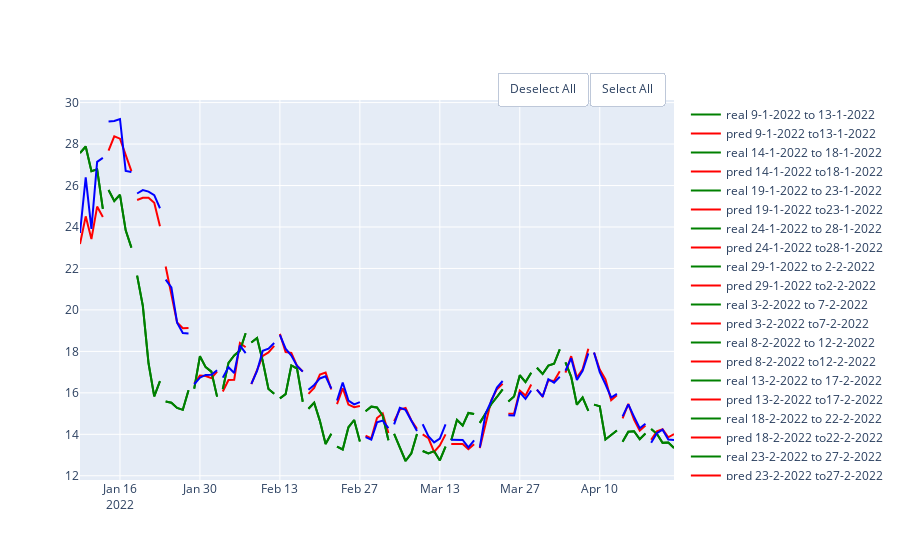

The code cell stored with this chart in its notebook:
### Markdown cell above
## Gradient Boost

### Code cell
gb_mae = GradientBoostingRegressor(random_state = 10 , criterion='mae')
gb_mse = GradientBoostingRegressor(random_state = 10 , criterion='mse')

df = pd.DataFrame(columns = ['MAE', 'MSE','RMSE','R2'], index = ['mae','mse'])
show_results(df, df_link,'close',100,5,gb_mae, gb_mse)

### Figure 1 — Plotly figure (JSON) as saved in the notebook; plotly's stock layout.template omitted (floating-point values rounded to 4 significant figures)
{"data": [{"line": {"color": "green"}, "mode": "lines", "name": "real 9-1-2022 to 13-1-2022", "type": "scatter", "x": ["2022-01-09T00:00:00", "2022-01-10T00:00:00", "2022-01-11T00:00:00", "2022-01-12T00:00:00", "2022-01-13T00:00:00"], "y": [27.57, 27.88, 26.69, 26.78, 24.87]}, {"line": {"color": "red"}, "mode": "lines", "name": "pred 9-1-2022 to13-1-2022", "type": "scatter", "x": ["2022-01-09T00:00:00", "2022-01-10T00:00:00", "2022-01-11T00:00:00", "2022-01-12T00:00:00", "2022-01-13T00:00:00"], "y": [23.18, 24.51, 23.42, 24.99, 24.48]}, {"line": {"color": "green"}, "mode": "lines", "name": "real 14-1-2022 to 18-1-2022", "type": "scatter", "x": ["2022-01-14T00:00:00", "2022-01-15T00:00:00", "2022-01-16T00:00:00", "2022-01-17T00:00:00", "2022-01-18T00:00:00"], "y": [25.78, 25.25, 25.55, 23.84, 23.0]}, {"line": {"color": "red"}, "mode": "lines", "name": "pred 14-1-2022 to18-1-2022", "type": "scatter", "x": ["2022-01-14T00:00:00", "2022-01-15T00:00:00", "2022-01-16T00:00:00", "2022-01-17T00:00:00", "2022-01-18T00:00:00"], "y": [27.69, 28.37, 28.26, 27.42, 26.69]}, {"line": {"color": "green"}, "mode": "lines", "name": "real 19-1-2022 to 23-1-2022", "type": "scatter", "x": ["2022-01-19T00:00:00", "2022-01-20T00:00:00", "2022-01-21T00:00:00", "2022-01-22T00:00:00", "2022-01-23T00:00:00"], "y": [21.65, 20.2, 17.43, 15.83, 16.57]}, {"line": {"color": "red"}, "mode": "lines", "name": "pred 19-1-2022 to23-1-2022", "type": "scatter", "x": ["2022-01-19T00:00:00", "2022-01-20T00:00:00", "2022-01-21T00:00:00", "2022-01-22T00:00:00", "2022-01-23T00:00:00"], "y": [25.3, 25.41, 25.41, 25.17, 24.04]}, {"line": {"color": "green"}, "mode": "lines", "name": "real 24-1-2022 to 28-1-2022", "type": "scatter", "x": ["2022-01-24T00:00:00", "2022-01-25T00:00:00", "2022-01-26T00:00:00", "2022-01-27T00:00:00", "2022-01-28T00:00:00"], "y": [15.58, 15.53, 15.27, 15.18, 16.12]}, {"line": {"color": "red"}, "mode": "lines", "name": "pred 24-1-2022 to28-1-2022", "type": "scatter", "x": ["2022-01-24T00:00:00", "2022-01-25T00:00:00", "2022-01-26T00:00:00", "2022-01-27T00:00:00", "2022-01-28T00:00:00"], "y": [22.1, 20.71, 19.4, 19.12, 19.13]}, {"line": {"color": "green"}, "mode": "lines", "name": "real 29-1-2022 to 2-2-2022", "type": "scatter", "x": ["2022-01-29T00:00:00", "2022-01-30T00:00:00", "2022-01-31T00:00:00", "2022-02-01T00:00:00", "2022-02-02T00:00:00"], "y": [16.21, 17.77, 17.24, 17.02, 15.82]}, {"line": {"color": "red"}, "mode": "lines", "name": "pred 29-1-2022 to2-2-2022", "type": "scatter", "x": ["2022-01-29T00:00:00", "2022-01-30T00:00:00", "2022-01-31T00:00:00", "2022-02-01T00:00:00", "2022-02-02T00:00:00"], "y": [16.45, 16.83, 16.81, 16.71, 17.03]}, {"line": {"color": "green"}, "mode": "lines", "name": "real 3-2-2022 to 7-2-2022", "type": "scatter", "x": ["2022-02-03T00:00:00", "2022-02-04T00:00:00", "2022-02-05T00:00:00", "2022-02-06T00:00:00", "2022-02-07T00:00:00"], "y": [16.18, 17.45, 17.8, 18.04, 18.88]}, {"line": {"color": "red"}, "mode": "lines", "name": "pred 3-2-2022 to7-2-2022", "type": "scatter", "x": ["2022-02-03T00:00:00", "2022-02-04T00:00:00", "2022-02-05T00:00:00", "2022-02-06T00:00:00", "2022-02-07T00:00:00"], "y": [16.07, 16.62, 16.64, 18.41, 18.2]}, {"line": {"color": "green"}, "mode": "lines", "name": "real 8-2-2022 to 12-2-2022", "type": "scatter", "x": ["2022-02-08T00:00:00", "2022-02-09T00:00:00", "2022-02-10T00:00:00", "2022-02-11T00:00:00", "2022-02-12T00:00:00"], "y": [18.43, 18.64, 17.53, 16.18, 15.95]}, {"line": {"color": "red"}, "mode": "lines", "name": "pred 8-2-2022 to12-2-2022", "type": "scatter", "x": ["2022-02-08T00:00:00", "2022-02-09T00:00:00", "2022-02-10T00:00:00", "2022-02-11T00:00:00", "2022-02-12T00:00:00"], "y": [16.42, 17.12, 17.78, 17.95, 18.27]}, {"line": {"color": "green"}, "mode": "lines", "name": "real 13-2-2022 to 17-2-2022", "type": "scatter", "x": ["2022-02-13T00:00:00", "2022-02-14T00:00:00", "2022-02-15T00:00:00", "2022-02-16T00:00:00", "2022-02-17T00:00:00"], "y": [15.74, 15.94, 17.32, 17.17, 15.57]}, {"line": {"color": "red"}, "mode": "lines", "name": "pred 13-2-2022 to17-2-2022", "type": "scatter", "x": ["2022-02-13T00:00:00", "2022-02-14T00:00:00", "2022-02-15T00:00:00", "2022-02-16T00:00:00", "2022-02-17T00:00:00"], "y": [18.85, 17.97, 17.93, 17.3, 17.03]}, {"line": {"color": "green"}, "mode": "lines", "name": "real 18-2-2022 to 22-2-2022", "type": "scatter", "x": ["2022-02-18T00:00:00", "2022-02-19T00:00:00", "2022-02-20T00:00:00", "2022-02-21T00:00:00", "2022-02-22T00:00:00"], "y": [15.23, 15.52, 14.65, 13.54, 14.03]}, {"line": {"color": "red"}, "mode": "lines", "name": "pred 18-2-2022 to22-2-2022", "type": "scatter", "x": ["2022-02-18T00:00:00", "2022-02-19T00:00:00", "2022-02-20T00:00:00", "2022-02-21T00:00:00", "2022-02-22T00:00:00"], "y": [15.95, 16.24, 16.88, 16.98, 16.16]}, {"line": {"color": "green"}, "mode": "lines", "name": "real 23-2-2022 to 27-2-2022", "type": "scatter", "x": ["2022-02-23T00:00:00", "2022-02-24T00:00:00", "2022-02-25T00:00:00", "2022-02-26T00:00:00", "2022-02-27T00:00:00"], "y": [13.41, 13.27, 14.34, 14.69, 13.65]}, {"line": {"color": "red"}, "mode": "lines", "name": "pred 23-2-2022 to27-2-2022", "type": "scatter", "x": ["2022-02-23T00:00:00", "2022-02-24T00:00:00", "2022-02-25T00:00:00", "2022-02-26T00:00:00", "2022-02-27T00:00:00"], "y": [15.45, 16.22, 15.44, 15.3, 15.36]}, {"line": {"color": "green"}, "mode": "lines", "name": "real 28-2-2022 to 4-3-2022", "type": "scatter", "x": ["2022-02-28T00:00:00", "2022-03-01T00:00:00", "2022-03-02T00:00:00", "2022-03-03T00:00:00", "2022-03-04T00:00:00"], "y": [15.12, 15.33, 15.29, 14.9, 13.71]}, {"line": {"color": "red"}, "mode": "lines", "name": "pred 28-2-2022 to4-3-2022", "type": "scatter", "x": ["2022-02-28T00:00:00", "2022-03-01T00:00:00", "2022-03-02T00:00:00", "2022-03-03T00:00:00", "2022-03-04T00:00:00"], "y": [13.93, 13.8, 14.78, 15.01, 14.06]}, {"line": {"color": "green"}, "mode": "lines", "name": "real 5-3-2022 to 9-3-2022", "type": "scatter", "x": ["2022-03-05T00:00:00", "2022-03-06T00:00:00", "2022-03-07T00:00:00", "2022-03-08T00:00:00", "2022-03-09T00:00:00"], "y": [14.02, 13.34, 12.71, 13.08, 14.02]}, {"line": {"color": "red"}, "mode": "lines", "name": "pred 5-3-2022 to9-3-2022", "type": "scatter", "x": ["2022-03-05T00:00:00", "2022-03-06T00:00:00", "2022-03-07T00:00:00", "2022-03-08T00:00:00", "2022-03-09T00:00:00"], "y": [14.64, 15.2, 15.27, 14.68, 14.26]}, {"line": {"color": "green"}, "mode": "lines", "name": "real 10-3-2022 to 14-3-2022", "type": "scatter", "x": ["2022-03-10T00:00:00", "2022-03-11T00:00:00", "2022-03-12T00:00:00", "2022-03-13T00:00:00", "2022-03-14T00:00:00"], "y": [13.2, 13.08, 13.19, 12.74, 13.4]}, {"line": {"color": "red"}, "mode": "lines", "name": "pred 10-3-2022 to14-3-2022", "type": "scatter", "x": ["2022-03-10T00:00:00", "2022-03-11T00:00:00", "2022-03-12T00:00:00", "2022-03-13T00:00:00", "2022-03-14T00:00:00"], "y": [14.0, 13.82, 13.15, 13.46, 14.0]}, {"line": {"color": "green"}, "mode": "lines", "name": "real 15-3-2022 to 19-3-2022", "type": "scatter", "x": ["2022-03-15T00:00:00", "2022-03-16T00:00:00", "2022-03-17T00:00:00", "2022-03-18T00:00:00", "2022-03-19T00:00:00"], "y": [13.71, 14.7, 14.42, 15.03, 14.98]}, {"line": {"color": "red"}, "mode": "lines", "name": "pred 15-3-2022 to19-3-2022", "type": "scatter", "x": ["2022-03-15T00:00:00", "2022-03-16T00:00:00", "2022-03-17T00:00:00", "2022-03-18T00:00:00", "2022-03-19T00:00:00"], "y": [13.54, 13.52, 13.54, 13.29, 13.52]}, {"line": {"color": "green"}, "mode": "lines", "name": "real 20-3-2022 to 24-3-2022", "type": "scatter", "x": ["2022-03-20T00:00:00", "2022-03-21T00:00:00", "2022-03-22T00:00:00", "2022-03-23T00:00:00", "2022-03-24T00:00:00"], "y": [14.55, 15.01, 15.45, 15.8, 16.17]}, {"line": {"color": "red"}, "mode": "lines", "name": "pred 20-3-2022 to24-3-2022", "type": "scatter", "x": ["2022-03-20T00:00:00", "2022-03-21T00:00:00", "2022-03-22T00:00:00", "2022-03-23T00:00:00", "2022-03-24T00:00:00"], "y": [13.33, 14.47, 15.63, 16.18, 16.44]}, {"line": {"color": "green"}, "mode": "lines", "name": "real 25-3-2022 to 29-3-2022", "type": "scatter", "x": ["2022-03-25T00:00:00", "2022-03-26T00:00:00", "2022-03-27T00:00:00", "2022-03-28T00:00:00", "2022-03-29T00:00:00"], "y": [15.58, 15.82, 16.85, 16.52, 16.97]}, {"line": {"color": "red"}, "mode": "lines", "name": "pred 25-3-2022 to29-3-2022", "type": "scatter", "x": ["2022-03-25T00:00:00", "2022-03-26T00:00:00", "2022-03-27T00:00:00", "2022-03-28T00:00:00", "2022-03-29T00:00:00"], "y": [14.99, 15.0, 16.11, 15.87, 16.4]}, {"line": {"color": "green"}, "mode": "lines", "name": "real 30-3-2022 to 3-4-2022", "type": "scatter", "x": ["2022-03-30T00:00:00", "2022-03-31T00:00:00", "2022-04-01T00:00:00", "2022-04-02T00:00:00", "2022-04-03T00:00:00"], "y": [17.21, 16.91, 17.31, 17.4, 18.09]}, {"line": {"color": "red"}, "mode": "lines", "name": "pred 30-3-2022 to3-4-2022", "type": "scatter", "x": ["2022-03-30T00:00:00", "2022-03-31T00:00:00", "2022-04-01T00:00:00", "2022-04-02T00:00:00", "2022-04-03T00:00:00"], "y": [16.15, 15.83, 16.61, 16.58, 17.04]}, {"line": {"color": "green"}, "mode": "lines", "name": "real 4-4-2022 to 8-4-2022", "type": "scatter", "x": ["2022-04-04T00:00:00", "2022-04-05T00:00:00", "2022-04-06T00:00:00", "2022-04-07T00:00:00", "2022-04-08T00:00:00"], "y": [17.47, 16.77, 15.43, 15.78, 15.14]}, {"line": {"color": "red"}, "mode": "lines", "name": "pred 4-4-2022 to8-4-2022", "type": "scatter", "x": ["2022-04-04T00:00:00", "2022-04-05T00:00:00", "2022-04-06T00:00:00", "2022-04-07T00:00:00", "2022-04-08T00:00:00"], "y": [16.98, 17.77, 16.74, 17.14, 18.12]}, {"line": {"color": "green"}, "mode": "lines", "name": "real 9-4-2022 to 13-4-2022", "type": "scatter", "x": ["2022-04-09T00:00:00", "2022-04-10T00:00:00", "2022-04-11T00:00:00", "2022-04-12T00:00:00", "2022-04-13T00:00:00"], "y": [15.43, 15.35, 13.75, 13.97, 14.18]}, {"line": {"color": "red"}, "mode": "lines", "name": "pred 9-4-2022 to13-4-2022", "type": "scatter", "x": ["2022-04-09T00:00:00", "2022-04-10T00:00:00", "2022-04-11T00:00:00", "2022-04-12T00:00:00", "2022-04-13T00:00:00"], "y": [17.94, 17.13, 16.65, 15.65, 15.89]}, {"line": {"color": "green"}, "mode": "lines", "name": "real 14-4-2022 to 18-4-2022", "type": "scatter", "x": ["2022-04-14T00:00:00", "2022-04-15T00:00:00", "2022-04-16T00:00:00", "2022-04-17T00:00:00", "2022-04-18T00:00:00"], "y": [13.65, 14.12, 14.15, 13.76, 14.04]}, {"line": {"color": "red"}, "mode": "lines", "name": "pred 14-4-2022 to18-4-2022", "type": "scatter", "x": ["2022-04-14T00:00:00", "2022-04-15T00:00:00", "2022-04-16T00:00:00", "2022-04-17T00:00:00", "2022-04-18T00:00:00"], "y": [14.77, 15.47, 14.71, 14.18, 14.42]}, {"line": {"color": "green"}, "mode": "lines", "name": "real 19-4-2022 to 23-4-2022", "type": "scatter", "x": ["2022-04-19T00:00:00", "2022-04-20T00:00:00", "2022-04-21T00:00:00", "2022-04-22T00:00:00", "2022-04-23T00:00:00"], "y": [14.26, 14.02, 13.59, 13.61, 13.34]}, {"line": {"color": "red"}, "mode": "lines", "name": "pred 19-4-2022 to23-4-2022", "type": "scatter", "x": ["2022-04-19T00:00:00", "2022-04-20T00:00:00", "2022-04-21T00:00:00", "2022-04-22T00:00:00", "2022-04-23T00:00:00"], "y": [13.74, 14.14, 14.24, 13.86, 14.01]}, {"line": {"color": "green"}, "mode": "lines", "name": "real 9-1-2022 to 13-1-2022", "type": "scatter", "x": ["2022-01-09T00:00:00", "2022-01-10T00:00:00", "2022-01-11T00:00:00", "2022-01-12T00:00:00", "2022-01-13T00:00:00"], "y": [27.57, 27.88, 26.69, 26.78, 24.87]}, {"line": {"color": "blue"}, "mode": "lines", "name": "pred 9-1-2022 to13-1-2022", "type": "scatter", "x": ["2022-01-09T00:00:00", "2022-01-10T00:00:00", "2022-01-11T00:00:00", "2022-01-12T00:00:00", "2022-01-13T00:00:00"], "y": [23.71, 26.39, 23.91, 27.14, 27.33]}, {"line": {"color": "green"}, "mode": "lines", "name": "real 14-1-2022 to 18-1-2022", "type": "scatter", "x": ["2022-01-14T00:00:00", "2022-01-15T00:00:00", "2022-01-16T00:00:00", "2022-01-17T00:00:00", "2022-01-18T00:00:00"], "y": [25.78, 25.25, 25.55, 23.84, 23.0]}, {"line": {"color": "blue"}, "mode": "lines", "name": "pred 14-1-2022 to18-1-2022", "type": "scatter", "x": ["2022-01-14T00:00:00", "2022-01-15T00:00:00", "2022-01-16T00:00:00", "2022-01-17T00:00:00", "2022-01-18T00:00:00"], "y": [29.09, 29.11, 29.21, 26.71, 26.65]}, {"line": {"color": "green"}, "mode": "lines", "name": "real 19-1-2022 to 23-1-2022", "type": "scatter", "x": ["2022-01-19T00:00:00", "2022-01-20T00:00:00", "2022-01-21T00:00:00", "2022-01-22T00:00:00", "2022-01-23T00:00:00"], "y": [21.65, 20.2, 17.43, 15.83, 16.57]}, {"line": {"color": "blue"}, "mode": "lines", "name": "pred 19-1-2022 to23-1-2022", "type": "scatter", "x": ["2022-01-19T00:00:00", "2022-01-20T00:00:00", "2022-01-21T00:00:00", "2022-01-22T00:00:00", "2022-01-23T00:00:00"], "y": [25.62, 25.78, 25.71, 25.53, 24.9]}, {"line": {"color": "green"}, "mode": "lines", "name": "real 24-1-2022 to 28-1-2022", "type": "scatter", "x": ["2022-01-24T00:00:00", "2022-01-25T00:00:00", "2022-01-26T00:00:00", "2022-01-27T00:00:00", "2022-01-28T00:00:00"], "y": [15.58, 15.53, 15.27, 15.18, 16.12]}, {"line": {"color": "blue"}, "mode": "lines", "name": "pred 24-1-2022 to28-1-2022", "type": "scatter", "x": ["2022-01-24T00:00:00", "2022-01-25T00:00:00", "2022-01-26T00:00:00", "2022-01-27T00:00:00", "2022-01-28T00:00:00"], "y": [21.47, 21.09, 19.38, 18.89, 18.87]}, {"line": {"color": "green"}, "mode": "lines", "name": "real 29-1-2022 to 2-2-2022", "type": "scatter", "x": ["2022-01-29T00:00:00", "2022-01-30T00:00:00", "2022-01-31T00:00:00", "2022-02-01T00:00:00", "2022-02-02T00:00:00"], "y": [16.21, 17.77, 17.24, 17.02, 15.82]}, {"line": {"color": "blue"}, "mode": "lines", "name": "pred 29-1-2022 to2-2-2022", "type": "scatter", "x": ["2022-01-29T00:00:00", "2022-01-30T00:00:00", "2022-01-31T00:00:00", "2022-02-01T00:00:00", "2022-02-02T00:00:00"], "y": [16.41, 16.73, 16.87, 16.87, 17.09]}, {"line": {"color": "green"}, "mode": "lines", "name": "real 3-2-2022 to 7-2-2022", "type": "scatter", "x": ["2022-02-03T00:00:00", "2022-02-04T00:00:00", "2022-02-05T00:00:00", "2022-02-06T00:00:00", "2022-02-07T00:00:00"], "y": [16.18, 17.45, 17.8, 18.04, 18.88]}, {"line": {"color": "blue"}, "mode": "lines", "name": "pred 3-2-2022 to7-2-2022", "type": "scatter", "x": ["2022-02-03T00:00:00", "2022-02-04T00:00:00", "2022-02-05T00:00:00", "2022-02-06T00:00:00", "2022-02-07T00:00:00"], "y": [16.73, 17.24, 16.96, 18.29, 17.92]}, {"line": {"color": "green"}, "mode": "lines", "name": "real 8-2-2022 to 12-2-2022", "type": "scatter", "x": ["2022-02-08T00:00:00", "2022-02-09T00:00:00", "2022-02-10T00:00:00", "2022-02-11T00:00:00", "2022-02-12T00:00:00"], "y": [18.43, 18.64, 17.53, 16.18, 15.95]}, {"line": {"color": "blue"}, "mode": "lines", "name": "pred 8-2-2022 to12-2-2022", "type": "scatter", "x": ["2022-02-08T00:00:00", "2022-02-09T00:00:00", "2022-02-10T00:00:00", "2022-02-11T00:00:00", "2022-02-12T00:00:00"], "y": [16.44, 17.05, 18.03, 18.13, 18.4]}, {"line": {"color": "green"}, "mode": "lines", "name": "real 13-2-2022 to 17-2-2022", "type": "scatter", "x": ["2022-02-13T00:00:00", "2022-02-14T00:00:00", "2022-02-15T00:00:00", "2022-02-16T00:00:00", "2022-02-17T00:00:00"], "y": [15.74, 15.94, 17.32, 17.17, 15.57]}, {"line": {"color": "blue"}, "mode": "lines", "name": "pred 13-2-2022 to17-2-2022", "type": "scatter", "x": ["2022-02-13T00:00:00", "2022-02-14T00:00:00", "2022-02-15T00:00:00", "2022-02-16T00:00:00", "2022-02-17T00:00:00"], "y": [18.79, 18.13, 17.8, 17.3, 17.02]}, {"line": {"color": "green"}, "mode": "lines", "name": "real 18-2-2022 to 22-2-2022", "type": "scatter", "x": ["2022-02-18T00:00:00", "2022-02-19T00:00:00", "2022-02-20T00:00:00", "2022-02-21T00:00:00", "2022-02-22T00:00:00"], "y": [15.23, 15.52, 14.65, 13.54, 14.03]}, {"line": {"color": "blue"}, "mode": "lines", "name": "pred 18-2-2022 to22-2-2022", "type": "scatter", "x": ["2022-02-18T00:00:00", "2022-02-19T00:00:00", "2022-02-20T00:00:00", "2022-02-21T00:00:00", "2022-02-22T00:00:00"], "y": [16.15, 16.38, 16.69, 16.8, 16.21]}, {"line": {"color": "green"}, "mode": "lines", "name": "real 23-2-2022 to 27-2-2022", "type": "scatter", "x": ["2022-02-23T00:00:00", "2022-02-24T00:00:00", "2022-02-25T00:00:00", "2022-02-26T00:00:00", "2022-02-27T00:00:00"], "y": [13.41, 13.27, 14.34, 14.69, 13.65]}, {"line": {"color": "blue"}, "mode": "lines", "name": "pred 23-2-2022 to27-2-2022", "type": "scatter", "x": ["2022-02-23T00:00:00", "2022-02-24T00:00:00", "2022-02-25T00:00:00", "2022-02-26T00:00:00", "2022-02-27T00:00:00"], "y": [15.63, 16.5, 15.63, 15.44, 15.55]}, {"line": {"color": "green"}, "mode": "lines", "name": "real 28-2-2022 to 4-3-2022", "type": "scatter", "x": ["2022-02-28T00:00:00", "2022-03-01T00:00:00", "2022-03-02T00:00:00", "2022-03-03T00:00:00", "2022-03-04T00:00:00"], "y": [15.12, 15.33, 15.29, 14.9, 13.71]}, {"line": {"color": "blue"}, "mode": "lines", "name": "pred 28-2-2022 to4-3-2022", "type": "scatter", "x": ["2022-02-28T00:00:00", "2022-03-01T00:00:00", "2022-03-02T00:00:00", "2022-03-03T00:00:00", "2022-03-04T00:00:00"], "y": [13.86, 13.74, 14.58, 14.66, 14.29]}, {"line": {"color": "green"}, "mode": "lines", "name": "real 5-3-2022 to 9-3-2022", "type": "scatter", "x": ["2022-03-05T00:00:00", "2022-03-06T00:00:00", "2022-03-07T00:00:00", "2022-03-08T00:00:00", "2022-03-09T00:00:00"], "y": [14.02, 13.34, 12.71, 13.08, 14.02]}, {"line": {"color": "blue"}, "mode": "lines", "name": "pred 5-3-2022 to9-3-2022", "type": "scatter", "x": ["2022-03-05T00:00:00", "2022-03-06T00:00:00", "2022-03-07T00:00:00", "2022-03-08T00:00:00", "2022-03-09T00:00:00"], "y": [14.48, 15.28, 15.18, 14.64, 14.16]}, {"line": {"color": "green"}, "mode": "lines", "name": "real 10-3-2022 to 14-3-2022", "type": "scatter", "x": ["2022-03-10T00:00:00", "2022-03-11T00:00:00", "2022-03-12T00:00:00", "2022-03-13T00:00:00", "2022-03-14T00:00:00"], "y": [13.2, 13.08, 13.19, 12.74, 13.4]}, {"line": {"color": "blue"}, "mode": "lines", "name": "pred 10-3-2022 to14-3-2022", "type": "scatter", "x": ["2022-03-10T00:00:00", "2022-03-11T00:00:00", "2022-03-12T00:00:00", "2022-03-13T00:00:00", "2022-03-14T00:00:00"], "y": [14.49, 13.91, 13.61, 13.79, 14.48]}, {"line": {"color": "green"}, "mode": "lines", "name": "real 15-3-2022 to 19-3-2022", "type": "scatter", "x": ["2022-03-15T00:00:00", "2022-03-16T00:00:00", "2022-03-17T00:00:00", "2022-03-18T00:00:00", "2022-03-19T00:00:00"], "y": [13.71, 14.7, 14.42, 15.03, 14.98]}, {"line": {"color": "blue"}, "mode": "lines", "name": "pred 15-3-2022 to19-3-2022", "type": "scatter", "x": ["2022-03-15T00:00:00", "2022-03-16T00:00:00", "2022-03-17T00:00:00", "2022-03-18T00:00:00", "2022-03-19T00:00:00"], "y": [13.73, 13.72, 13.73, 13.37, 13.7]}, {"line": {"color": "green"}, "mode": "lines", "name": "real 20-3-2022 to 24-3-2022", "type": "scatter", "x": ["2022-03-20T00:00:00", "2022-03-21T00:00:00", "2022-03-22T00:00:00", "2022-03-23T00:00:00", "2022-03-24T00:00:00"], "y": [14.55, 15.01, 15.45, 15.8, 16.17]}, {"line": {"color": "blue"}, "mode": "lines", "name": "pred 20-3-2022 to24-3-2022", "type": "scatter", "x": ["2022-03-20T00:00:00", "2022-03-21T00:00:00", "2022-03-22T00:00:00", "2022-03-23T00:00:00", "2022-03-24T00:00:00"], "y": [13.37, 14.99, 15.6, 16.25, 16.57]}, {"line": {"color": "green"}, "mode": "lines", "name": "real 25-3-2022 to 29-3-2022", "type": "scatter", "x": ["2022-03-25T00:00:00", "2022-03-26T00:00:00", "2022-03-27T00:00:00", "2022-03-28T00:00:00", "2022-03-29T00:00:00"], "y": [15.58, 15.82, 16.85, 16.52, 16.97]}, {"line": {"color": "blue"}, "mode": "lines", "name": "pred 25-3-2022 to29-3-2022", "type": "scatter", "x": ["2022-03-25T00:00:00", "2022-03-26T00:00:00", "2022-03-27T00:00:00", "2022-03-28T00:00:00", "2022-03-29T00:00:00"], "y": [14.92, 14.91, 16.02, 15.7, 16.11]}, {"line": {"color": "green"}, "mode": "lines", "name": "real 30-3-2022 to 3-4-2022", "type": "scatter", "x": ["2022-03-30T00:00:00", "2022-03-31T00:00:00", "2022-04-01T00:00:00", "2022-04-02T00:00:00", "2022-04-03T00:00:00"], "y": [17.21, 16.91, 17.31, 17.4, 18.09]}, {"line": {"color": "blue"}, "mode": "lines", "name": "pred 30-3-2022 to3-4-2022", "type": "scatter", "x": ["2022-03-30T00:00:00", "2022-03-31T00:00:00", "2022-04-01T00:00:00", "2022-04-02T00:00:00", "2022-04-03T00:00:00"], "y": [16.15, 15.82, 16.66, 16.49, 16.77]}, {"line": {"color": "green"}, "mode": "lines", "name": "real 4-4-2022 to 8-4-2022", "type": "scatter", "x": ["2022-04-04T00:00:00", "2022-04-05T00:00:00", "2022-04-06T00:00:00", "2022-04-07T00:00:00", "2022-04-08T00:00:00"], "y": [17.47, 16.77, 15.43, 15.78, 15.14]}, {"line": {"color": "blue"}, "mode": "lines", "name": "pred 4-4-2022 to8-4-2022", "type": "scatter", "x": ["2022-04-04T00:00:00", "2022-04-05T00:00:00", "2022-04-06T00:00:00", "2022-04-07T00:00:00", "2022-04-08T00:00:00"], "y": [17.07, 17.67, 16.62, 17.06, 17.9]}, {"line": {"color": "green"}, "mode": "lines", "name": "real 9-4-2022 to 13-4-2022", "type": "scatter", "x": ["2022-04-09T00:00:00", "2022-04-10T00:00:00", "2022-04-11T00:00:00", "2022-04-12T00:00:00", "2022-04-13T00:00:00"], "y": [15.43, 15.35, 13.75, 13.97, 14.18]}, {"line": {"color": "blue"}, "mode": "lines", "name": "pred 9-4-2022 to13-4-2022", "type": "scatter", "x": ["2022-04-09T00:00:00", "2022-04-10T00:00:00", "2022-04-11T00:00:00", "2022-04-12T00:00:00", "2022-04-13T00:00:00"], "y": [17.95, 17.0, 16.41, 15.78, 15.95]}, {"line": {"color": "green"}, "mode": "lines", "name": "real 14-4-2022 to 18-4-2022", "type": "scatter", "x": ["2022-04-14T00:00:00", "2022-04-15T00:00:00", "2022-04-16T00:00:00", "2022-04-17T00:00:00", "2022-04-18T00:00:00"], "y": [13.65, 14.12, 14.15, 13.76, 14.04]}, {"line": {"color": "blue"}, "mode": "lines", "name": "pred 14-4-2022 to18-4-2022", "type": "scatter", "x": ["2022-04-14T00:00:00", "2022-04-15T00:00:00", "2022-04-16T00:00:00", "2022-04-17T00:00:00", "2022-04-18T00:00:00"], "y": [14.86, 15.45, 14.85, 14.29, 14.51]}, {"line": {"color": "green"}, "mode": "lines", "name": "real 19-4-2022 to 23-4-2022", "type": "scatter", "x": ["2022-04-19T00:00:00", "2022-04-20T00:00:00", "2022-04-21T00:00:00", "2022-04-22T00:00:00", "2022-04-23T00:00:00"], "y": [14.26, 14.02, 13.59, 13.61, 13.34]}, {"line": {"color": "blue"}, "mode": "lines", "name": "pred 19-4-2022 to23-4-2022", "type": "scatter", "x": ["2022-04-19T00:00:00", "2022-04-20T00:00:00", "2022-04-21T00:00:00", "2022-04-22T00:00:00", "2022-04-23T00:00:00"], "y": [13.59, 14.05, 14.22, 13.75, 13.73]}], "layout": {"updatemenus": [{"buttons": [{"args": ["visible", "legendonly"], "label": "Deselect All", "method": "restyle"}, {"args": ["visible", true], "label": "Select All", "method": "restyle"}], "direction": "left", "pad": {"r": 10, "t": 10}, "showactive": false, "type": "buttons", "x": 1, "xanchor": "right", "y": 1.1, "yanchor": "top"}]}}
